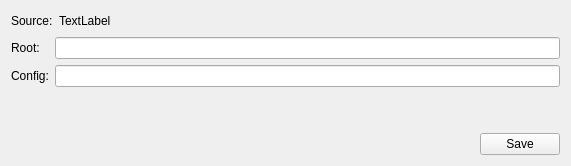
      <widget class="QWidget" name="pageSource">
       <layout class="QVBoxLayout" name="verticalLayout_6">
        <item>
         <widget class="QWidget" name="widget_8" native="true">
          <layout class="QHBoxLayout" name="horizontalLayout_7">
           <property name="leftMargin">
            <number>0</number>
           </property>
           <property name="topMargin">
            <number>0</number>
           </property>
           <property name="rightMargin">
            <number>0</number>
           </property>
           <property name="bottomMargin">
            <number>0</number>
           </property>
           <item>
            <widget class="QLabel" name="label_2">
             <property name="text">
              <string>Source:</string>
             </property>
            </widget>
           </item>
           <item>
            <widget class="QLabel" name="labelSource">
             <property name="text">
              <string>TextLabel</string>
             </property>
            </widget>
           </item>
           <item>
            <spacer name="horizontalSpacer_6">
             <property name="orientation">
              <enum>Qt::Horizontal</enum>
             </property>
             <property name="sizeHint" stdset="0">
              <size>
               <width>40</width>
               <height>20</height>
              </size>
             </property>
            </spacer>
           </item>
          </layout>
         </widget>
        </item>
        <item>
         <widget class="QWidget" name="widget_7" native="true">
          <layout class="QGridLayout" name="gridLayout_2">
           <property name="leftMargin">
            <number>0</number>
           </property>
           <property name="topMargin">
            <number>0</number>
           </property>
           <property name="rightMargin">
            <number>0</number>
           </property>
           <property name="bottomMargin">
            <number>0</number>
           </property>
           <item row="0" column="0">
            <widget class="QLabel" name="label_4">
             <property name="text">
              <string>Root:</string>
             </property>
            </widget>
           </item>
           <item row="0" column="1">
            <widget class="QLineEdit" name="lineEditSourceRoot"/>
           </item>
           <item row="1" column="0">
            <widget class="QLabel" name="label_5">
             <property name="text">
              <string>Config:</string>
             </property>
            </widget>
           </item>
           <item row="1" column="1">
            <widget class="QLineEdit" name="lineEditSourceConfig"/>
           </item>
          </layout>
         </widget>
        </item>
        <item>
         <spacer name="verticalSpacer_2">
          <property name="orientation">
           <enum>Qt::Vertical</enum>
          </property>
          <property name="sizeHint" stdset="0">
           <size>
            <width>20</width>
            <height>40</height>
           </size>
          </property>
         </spacer>
        </item>
        <item>
         <widget class="QWidget" name="widget_9" native="true">
          <layout class="QHBoxLayout" name="horizontalLayout_8">
           <property name="leftMargin">
            <number>0</number>
           </property>
           <property name="topMargin">
            <number>0</number>
           </property>
           <property name="rightMargin">
            <number>0</number>
           </property>
           <property name="bottomMargin">
            <number>0</number>
           </property>
           <item>
            <spacer name="horizontalSpacer_7">
             <property name="orientation">
              <enum>Qt::Horizontal</enum>
             </property>
             <property name="sizeHint" stdset="0">
              <size>
               <width>469</width>
               <height>20</height>
              </size>
             </property>
            </spacer>
           </item>
           <item>
            <widget class="QPushButton" name="btnSaveSource">
             <property name="text">
              <string>Save</string>
             </property>
            </widget>
           </item>
          </layout>
         </widget>
        </item>
       </layout>
      </widget>
